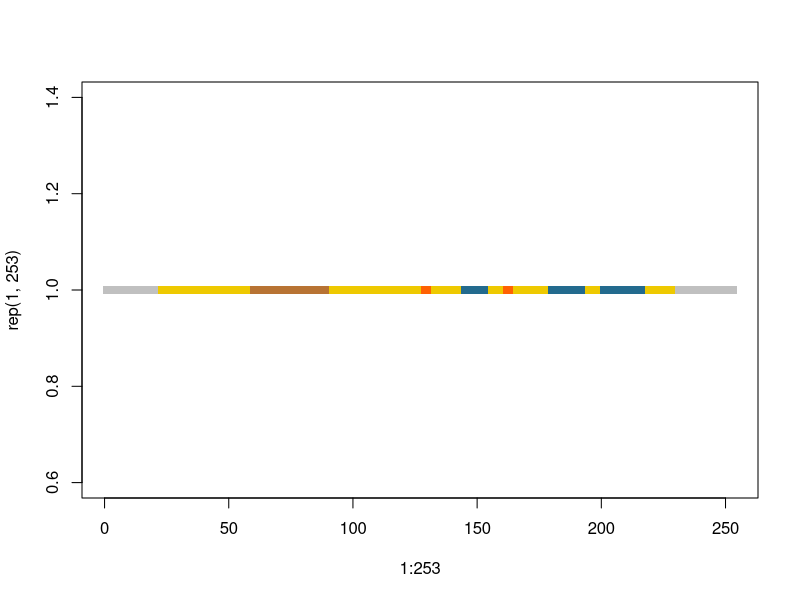
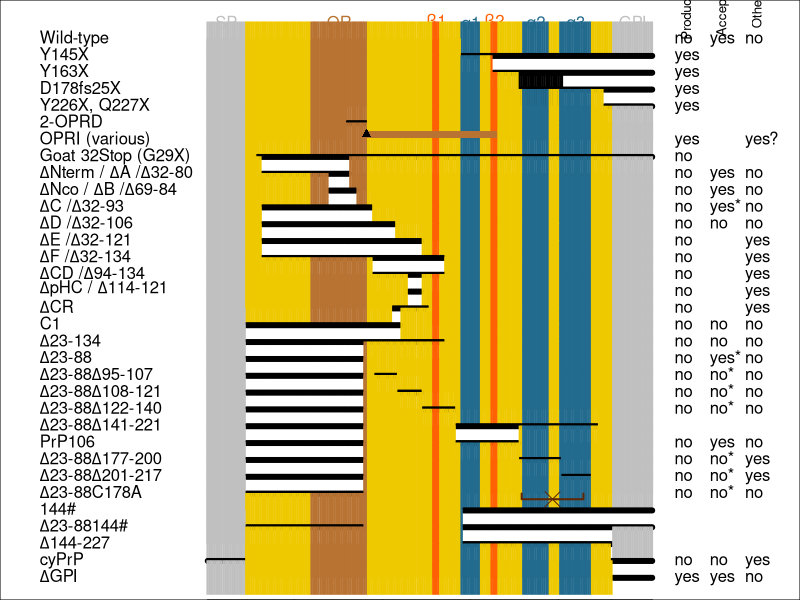
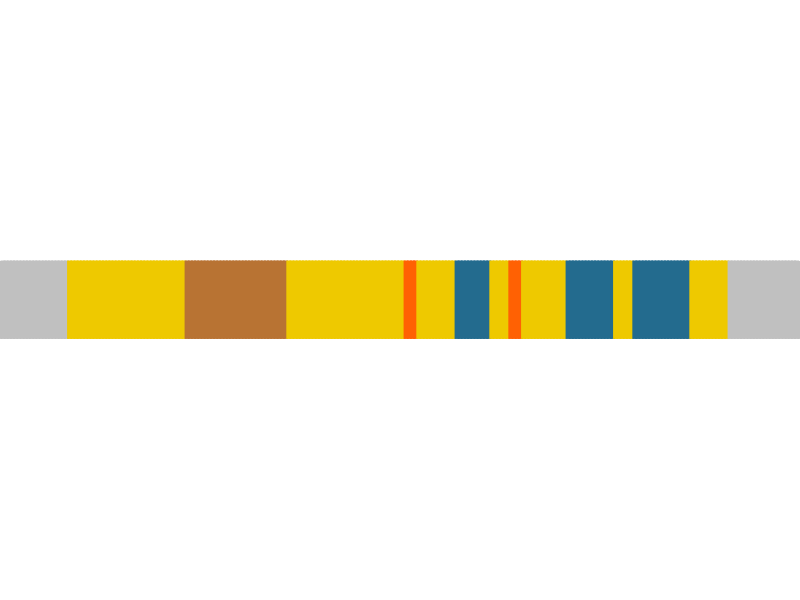
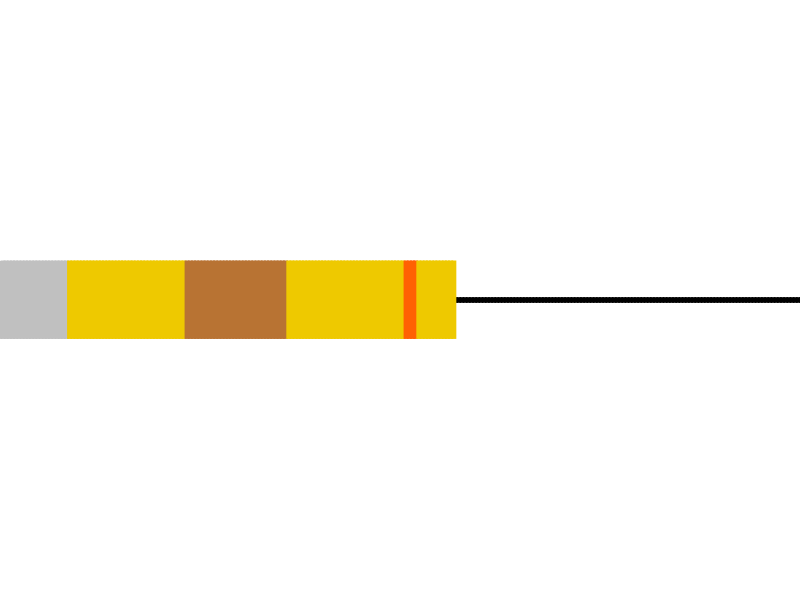
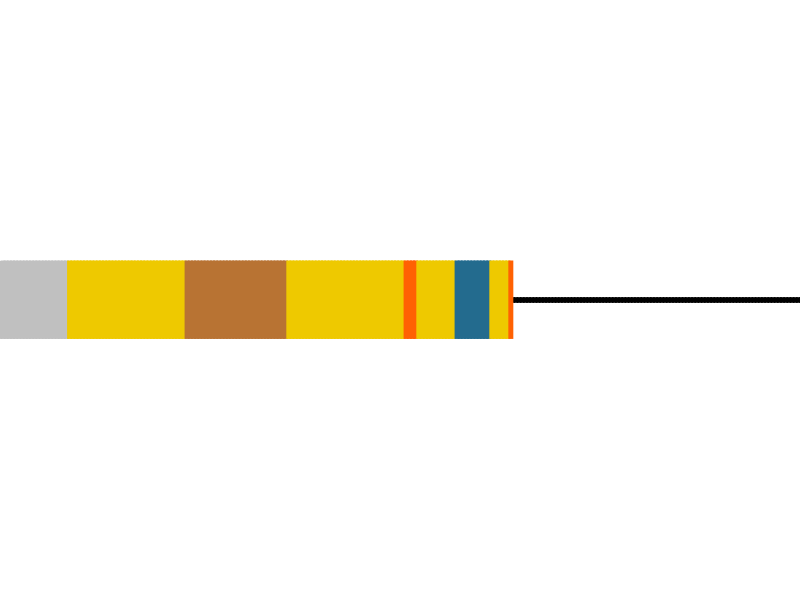
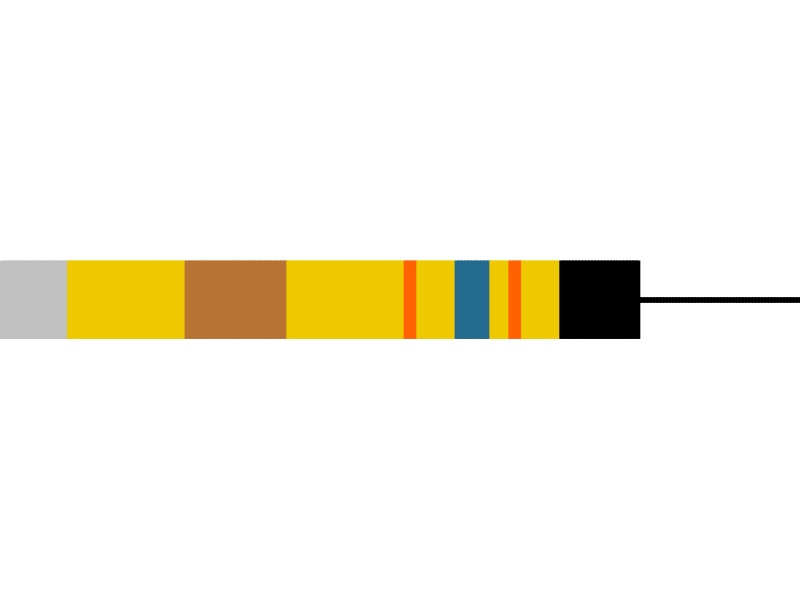
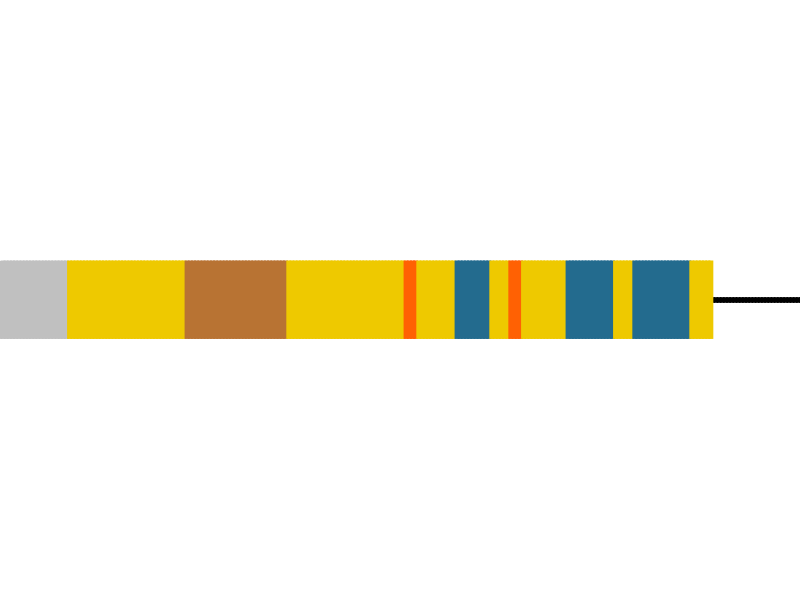
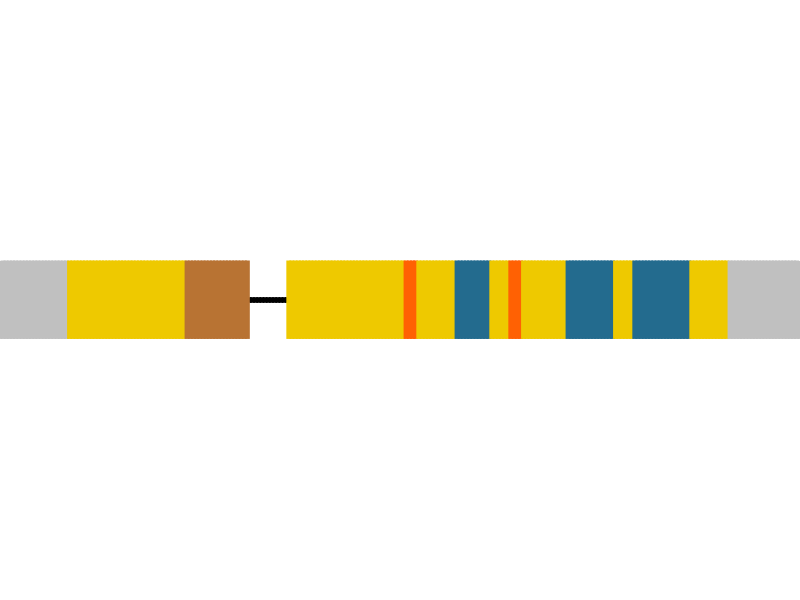

The R script that drew these images, in order:
setwd('~/d/sci/003prigen/data/prp-struct-mutants')

# evaluate an expression stored as a string
# this just shortens the syntax which is otherwise eval(parse(text="mystring"))
# see http://stackoverflow.com/questions/1743698/r-eval-expression
evals = function(mystring) {
  return (eval(parse(text=mystring)))
}

# PRNP GenBank entry http://www.ncbi.nlm.nih.gov/nuccore/NG_009087.1
huprp = 'MANLGCWMLVLFVATWSDLGLCKKRPKPGGWNTGGSRYPGQGSPGGNRYPPQGGGGWGQPHGGGWGQPHGGGWGQPHGGGWGQPHGGGWGQGGGTHSQWNKPSKPKTNMKHMAGAAAAGAVVGGLGGYMLGSAMSRPIIHFGSDYEDRYYRENMHRYPNQVYYRPMDEYSNQNNFVHDCVNITIKQHTVTTTTKGENFTETDVKMMERVVEQMCITQYERESQAYYQRGSSMVLFSSPPVILLISFLIFLIVG'

# post-translational modifications
sp = 1:22
final = 23:230
gpi = 231:253

# Riek 1996 http://www.ncbi.nlm.nih.gov/pubmed/8700211
# Regions of secondary structure - translated from mouse numbering
b1 = 129:132
h1 = 145:155
b2 = 162:165
h2 = 180:194
h3 = 201:218

# Octapeptide repeats
opr = 60:91

# colors for secondary structure
bcolor = '#FF6103' # cadmium orange
hcolor = '#236B8E' # steelblue
ocolor = '#B87333' # copper
cleaved = '#C0C0C0' # silver
rest = '#EEC900' # gold2
dscolor = '#5E2605' #van dyke brown - for disulfide bonds
delcolor = '#000000' # black for deleted elements

# other colors
vcolor = '#C0C0C0' # color for vertical lines

k = rep(rest,253)
k[sp] = cleaved
k[gpi] = cleaved
k[opr] = ocolor
k[b1] = bcolor
k[b2] = bcolor
k[h1] = hcolor
k[h2] = hcolor
k[h3] = hcolor

aapch = '|' # square for present amino acids
delpch = 20

pch = rep(15,253)
pch[]

strsplit(huprp,split='')

plot(1:253,rep(1,253),pch=15,col=k,xlim=c(1,253))

prps = data.frame(name=character(), # name of mutant
                  height=integer(), # height at which to plot
                  deleted=character(), # positions deleted
                  produces=character(), # produces transmissible prions spontaneously?
                  accepts=character(), # accepts inoculated prions in vivo?
                  otherphen=character(), # any other spontaneous phenotype?
                  cite=character()) # citation
prps["wt",] = c("'Wild-type'",0,"254","no","yes","no","") # 254 is an ugly hack to get wild-type to plot properly
prps["Y145X",] = c("'Y145X'",0,"145:253","yes","","","Kitamoto 1993")
prps["Y163X",] = c("'Y163X'",0,"163:253","yes","","","Mead 2013")
prps["D178fs25X",] = c("'D178fs25X'",0,"178:253","yes","","","Matsuzono 2013")
prps["Y226X-Q227X",] = c("'Y226X, Q227X'",0,"226:253","yes","","","Jansen 2009")
prps["2-OPRD",] = c("'2-OPRD'",0,"80:91","","","","?")
prps["OPRI",] = c("'OPRI (various)'",0,"254","yes","","yes?","various")
prps["G29X",] = c("'Goat 32Stop (G29X)'",0,"29:253","no","","","Benestad 2012")
prps["PrPdNterm",] = c("expression(paste(Delta,'Nterm / ',Delta,'A /',Delta,'32-80'))",0,"32:81","no","yes","no","Fischer 1996")
prps["PrPdNco",] = c("expression(paste(Delta,'Nco / ',Delta,'B /',Delta,'69-84'))",0,"70:85","no","yes","no","Fischer 1996")
prps["PrPdelC",] = c("expression(paste(Delta,'C /',Delta,'32-93'))",0,"32:94","no","yes*","no","Shmerling 1998\nFlechsig 2000")
prps["PrPdelD",] = c("expression(paste(Delta,'D /',Delta,'32-106'))",0,"32:107","no","no","no","Shmerling 1998\nWeissmann 2003")
prps["PrPdelE",] = c("expression(paste(Delta,'E /',Delta,'32-121'))",0,"32:122","no","","yes","Shmerling 1998")
prps["PrPdelF",] = c("expression(paste(Delta,'F /',Delta,'32-134'))",0,"32:135","no","","yes","Radovanovic 2005")
prps["PrPdelCD",] = c("expression(paste(Delta,'CD /',Delta,'94-134'))",0,"95:135","no","","yes","Baumann 2007")
prps["PrPdelpHC",] = c("expression(paste(Delta,'pHC / ',Delta,'114-121'))",0,"115:122","no","","yes","Baumann 2007")
prps["PrPdCR",] = c("expression(paste(Delta,'CR'))",0,"106:126","no","","yes","Li 2007")
prps["C1",] = c("'C1'",0,"23:110","no","no","no","Westergard 2011")
prps["PrPd23-134",] = c("expression(paste(Delta,'23-134'))",0,"23:135","no","no","no","Westergard 2011")
prps["PrPd23-88",] = c("expression(paste(Delta,'23-88'))",0,"23:89","no","yes*","no","Supattapone 1999")
prps["PrPd23-88d95-107",] = c("expression(paste(Delta,'23-88',Delta,'95-107'))",0,"c(23:89,96:108)","no","no*","no","Muramoto 1997")
prps["PrPd23-88d108-121",] = c("expression(paste(Delta,'23-88',Delta,'108-121'))",0,"c(23:89,109:122)","no","no*","no","Muramoto 1997")
prps["PrPd23-88d122-140",] = c("expression(paste(Delta,'23-88',Delta,'122-140'))",0,"c(23:89,123:141)","no","no*","no","Muramoto 1997")
prps["PrPd23-88d141-221",] = c("expression(paste(Delta,'23-88',Delta,'141-221'))",0,"c(23:89,142:222)","","","","?")
prps["PrP106",] = c("expression(paste('PrP106'))",0,"c(23:89,142:177)","no","yes","no","Supattapone 1999")
prps["PrPd23-88d177-200",] = c("expression(paste(Delta,'23-88',Delta,'177-200'))",0,"c(23:89,178:201)","no","no*","yes","Muramoto 1997")
prps["PrPd23-88d201-217",] = c("expression(paste(Delta,'23-88',Delta,'201-217'))",0,"c(23:89,202:218)","no","no*","yes","Muramoto 1997")
prps["PrPd23-88C178A",] = c("expression(paste(Delta,'23-88','C178A'))",0,"c(23:89)","no","no*","no","Muramoto 1997")
prps["PrP144X",] = c("'144#'",0,"146:253","","","","Muramoto 1997")
prps["PrPd23-88-144X",] = c("expression(paste(Delta,'23-88','144#'))",0,"c(23:89,146:253)","","","","Muramoto 1997")
prps["PrPd144-227",] = c("expression(paste(Delta,'144-227'))",0,"146:230","","","","Muramoto 1997")
prps["cyPrP",] = c("'cyPrP'",0,"c(1:22,230:253)","no","no","yes","Ma 2002a")
prps["delGPI",] = c("expression(paste(Delta,'GPI'))",0,"231:253","yes","yes","no","Stohr 2011")


prps$height = seq(20/dim(prps)[1],20,20/dim(prps)[1])
increment = 20/dim(prps)[1]

png('prp-deletion-mutants.jpg',width=600,height=1200,res=300,pointsize=3)
par(mar=c(0,0,0,0))
plot(NA,NA,xaxt='n',yaxt='n',xlim=c(-100,320),ylim=c(0,20),xlab='',ylab='')
axis(side=1,at=c(1,23,50,100,150,200,230,253),
     labels=c(1,23,50,100,150,200,230,253),cex=.5,las=2)
text(c(mean(sp),mean(opr),mean(b1),mean(h1),mean(b2),
     mean(h2),mean(h3),mean(gpi)),rep(20,8),
     col=c(cleaved,ocolor,bcolor,hcolor,bcolor,
           hcolor,hcolor,cleaved),
     labels=c("SP","OR",expression(paste(beta,1)),
              expression(paste(alpha,1)),
              expression(paste(beta,2)),
              expression(paste(alpha,2)),
              expression(paste(alpha,3)),
              "GPI"))
text(c(260,280,300)+rep(15,3),c(20,20,20),labels=c('Produces','Accepts','Other'),srt=90,cex=.8,pos=3)
for (row in 1:dim(prps)[1]) {
    deleted = evals(prps$deleted[row])
    present = (1:253)[-deleted]
    ht = 20 - prps$height[row]
    text(-100,ht,labels=evals(prps$name[row]),pos=4) # name
    
    if (length(deleted) > 1) {
      points(deleted,rep(ht,length(deleted)),pch=delpch,col=delcolor)      
    }
    points(present,rep(ht,length(present)),pch=aapch,col=k[present],cex=2.2)
    text(260,ht,labels=prps$produces[row],pos=4) # produces prions
    text(280,ht,labels=prps$accepts[row],pos=4) # accepts prions
    text(300,ht,labels=prps$otherphen[row],pos=4) # other phenotype 
    
    # handle a few special cases
    if (rownames(prps)[row] == "PrPd23-88C178A") {
      points(c(179,179,214,214),c(ht,ht-increment/3,ht-increment/3,ht),type='l',col=dscolor,lwd=2)
      points((179+214)/2,ht-increment/3,pch=4,col=dscolor,cex=2)
    } else if (rownames(prps)[row] == "OPRI") {
      insertedrange = 91:(91+9*8)
      points(insertedrange,rep(ht+increment/3,length(insertedrange)),pch=15,col=ocolor,cex=1)
      points(91,ht+increment/3,pch=17,col='black')
    } else if (rownames(prps)[row] == "D178fs25X") {
      points(178:(178+25-1),rep(ht,25),pch=aapch,col=delcolor,cex=2.2)
    }
}
dev.off()


# now loop to create each one separately
for (row in 1:dim(prps)[1]) {
  pngname = paste(rownames(prps)[row],".png",sep="")
  png(pngname,width=400,height=30,res=300,pointsize=3)
  par(mar=c(0,0,0,0))
  plot(NA,NA,xaxt='n',yaxt='n',xlim=c(1,253),ylim=c(.20,.80),xlab='',ylab='',xaxs='i',bty='n')
  deleted = evals(prps$deleted[row])
  present = (1:253)[-deleted]
  ht = .50
  if (length(deleted) > 1) {
    points(deleted,rep(ht,length(deleted)),pch=delpch,col=delcolor)      
  }
  points(present,rep(ht,length(present)),pch='|',col=k[present],cex=5)
  
  # handle a few special cases
  if (rownames(prps)[row] == "PrPd23-88C178A") {
    points(c(179,179,214,214),c(ht,ht-increment/3,ht-increment/3,ht),type='l',col=dscolor,lwd=2)
    points((179+214)/2,ht-increment/3,pch=4,col=dscolor,cex=2)
  } else if (rownames(prps)[row] == "OPRI") {
    insertedrange = 91:(91+9*8)
    points(insertedrange,rep(ht+increment/2.5,length(insertedrange)),pch=15,col=ocolor,cex=1)
    points(91,ht+increment/2.5,pch=17,col='black')
  } else if (rownames(prps)[row] == "D178fs25X") {
    points(178:(178+25-1),rep(ht,25),pch=aapch,col=delcolor,cex=5)
  }
  
  dev.off()
}
# 
# row = 1
# par(mar=c(0,0,0,0))
# plot(NA,NA,xaxt='n',yaxt='n',xlim=c(-100,260),ylim=c(.25,.75),xlab='',ylab='')
# axis(side=1,at=c(1,23,50,100,150,200,230,253),
#      labels=c(1,23,50,100,150,200,230,253),cex=.5,las=2)
# deleted = evals(prps$deleted[row])
# present = (1:253)[-deleted]
# ht = .5
# text(-100,ht,labels=evals(prps$name[row]),pos=4,cex=1) # name
# points(deleted,rep(ht,length(deleted)),pch=delpch,col=delcolor,cex=3)
# points(present,rep(ht,length(present)),pch='|',col=k[present],cex=3)
# points(present,rep(ht,length(present)),pch='|',col=c(rep(cleaved,22),rep(rest,208),rep(cleaved,23)),cex=3)


